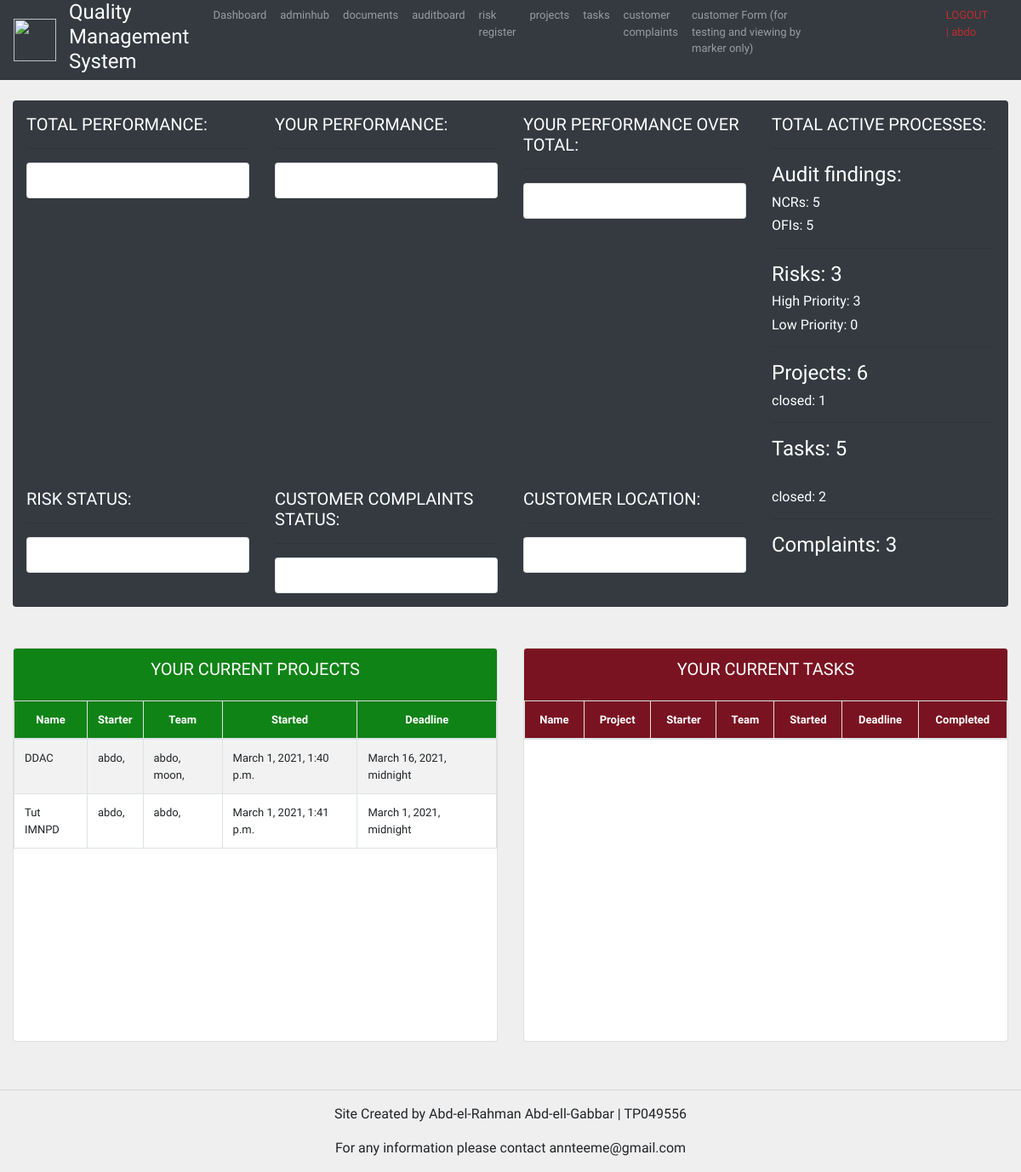
The app's page / (signed in) with its own data.
### projects/models.py (models this page shows, shortened)
class Project(models.Model):
    creator = models.ForeignKey(settings.AUTH_USER_MODEL, on_delete=models.NOT_PROVIDED)
    name = models.CharField(max_length=250, null=False)
    sponsors = models.CharField(max_length=250, blank=True, null=True)
    scope = models.TextField(blank=True, null=True)
    description = models.TextField(null=False)
    businessCase = models.TextField(blank=True, null=True)
    budget = models.DecimalField(decimal_places=2, max_digits=10, blank=True, null=True)
    deadline = models.DateTimeField(null=True, blank=True)
    finished = models.BooleanField(default=False)
    team = models.ManyToManyField(User, related_name='pTeam')
    dateCreated = models.DateTimeField(auto_now_add=True)
    dateUpdated = models.DateTimeField(auto_now_add=True)
    dateFinished = models.DateTimeField(null=True, blank=True)

### acc/decorators.py (the view)
    def wrapper_func(request, *args, **kwargs):
        group = None
        if request.user.groups.exists():
            group =  request.user.groups.all()[0].name
        if group == 'Employee':
            return redirect ('user')
        else:
            return view_func(request, *args, **kwargs)

### acc/templates/dashboard.html (shortened to what this page needs)
{%  extends 'Base.html' %}
{% block content %}
<br>
<div class="container-md rounded p-3 bg-dark text-white">
	<div class="row">
		<div class="col-sm-3">
			<h5>TOTAL PERFORMANCE:</h5>
			<hr>
			<div class="card card-body">
			</div>
		</div>
		<div class="col-sm-3">
			<h5>YOUR PERFORMANCE:</h5>
			<hr>
			<div class="card card-body">
			</div>
		</div>
		<div class="col-sm-3">
			<h5>YOUR PERFORMANCE OVER TOTAL:</h5>
			<hr>
			<div class="card card-body">
			</div>
		</div>
		<div class="col-sm-3">
			<h5>TOTAL ACTIVE PROCESSES:</h5>
			<hr>
			<h4>Audit findings: </h4><h6>NCRs: {{reportsNCR}}</h6><h6>OFIs: {{reportsOFI}}</h6>
			<hr>
			<h4>Risks: {{risksT}}</h4><h6>High Priority: {{risksH}}</h6><h6>Low Priority: {{risksL}}</h6>
			<hr>
			<h4>Projects: {{pobjsF}}</h4><h6>closed: {{pobjsT}}</h6>
			<hr>
			<h4>Tasks: {{tasksF}}</h4>
		</div>
	</div>
	<br>
	<div class="row">
		<div class="col-sm-3">
			<h5>RISK STATUS:</h5>
			<hr>
			<div class="card card-body">
			</div>
		</div>
		<div class="col-sm-3">
			<h5>CUSTOMER COMPLAINTS STATUS:</h5>
			<hr>
			<div class="card card-body">
			</div>
		</div>
		<div class="col-sm-3">
			<h5>CUSTOMER LOCATION:</h5>
			<hr>
			<div class="card card-body">
			</div>
		</div>
		<div class="col-sm-3">
			<h6>closed: {{tasksT}}</h6>
			<hr>
			<h4>Complaints: {{custsT}}</h4>
		</div>
	</div>
</div>
<br>
<br>
<div class="row">
	<div class="col md-6">
		<div class="card text-center mb-3">
			<div class="card-header"  id="table-title1">
				<h5 class="card-title"> YOUR CURRENT PROJECTS</h5>
			</div>
			<div id="table-short">
				<table class="table table-bordered table-striped table-bordered projects" style="width: 100% " style="">
					<thead>
						<tr id="table-title1">
							<th>Name</th>
							<th>Starter</th>
							<th>Team</th>
							<th>Started</th>
							<th>Deadline</th>
						</tr>
					</thead>
					<tbody id="table-font" >
					{% for p in pobjs %}
						{% if p.finished == False %}
							{% for team in p.team.all %}
								{% if team == request.user or creator == request.user %}
									<tr >
									<td>{{p.name}}</td>
									<td>{{p.creator}}, </td>
									<td>
									{% for team in p.team.all %}
										{{team}},
									{% endfor %}
									</td>
									<td>{{p.dateCreated}}</td>
									<td>{{p.deadline}}</td>
								{% endif %}
							{% endfor %}
						{% endif %}
					{% endfor %}
					</tbody>
				</table>
			</div>
		</div>
	</div>
	<div class="col md-6">
		<div class="card text-center mb-3">
			<div class="card-header"  id="table-title2">
				<h5 class="card-title"> YOUR CURRENT TASKS</h5>
			</div>
			<div id="table-short">
				<table class="table table-striped table-bordered projects" style="width: 100%">
					<thead>
						<tr id="table-title2">
							<th>Name</th>
							<th>Project</th>
							<th>Starter</th>
							<th>Team</th>
							<th>Started</th>
							<th>Deadline</th>
							<th>Completed</th>
						</tr>
					</thead>
				</table>
			</div>
		</div>
	</div>
</div>
<br>
{% endblock %}

### templates/navbar.html (shortened to what this page needs)
{% load static %}
<nav class="navbar navbar-expand-lg navbar-dark bg-dark sticky-top py-0">
  <img src="{% static 'images/logo.png' %}" width="50" height="50" alt="">
  <div class="container-fluid">
    <div class="collapse navbar-collapse" id="navbarNav">
      <ul style="font-size: small;" class="navbar-nav">
        <li style="margin-right: 20px; color: white !important;" class="nav-item">
          <h4 aria-current="page">Quality Management System</a>
        </li>
        {% if request.user.is_staff or request.user.is_staff %}
        <li class="nav-item">
          <a class="nav-link" aria-current="page" href="{% url 'home' %}">Dashboard</a>
        </li>
        <li class="nav-item">
          <a class="nav-link" href="http://127.0.0.1:8000/admin/">adminhub</a>
        </li>
        <li class="nav-item">
          <a class="nav-link" href="{% url 'docboard' %}">documents</a>
        </li>
        <li class="nav-item">
          <a class="nav-link" href="{% url 'auditboard' %}">auditboard</a>
        </li>
        <li class="nav-item">
          <a class="nav-link" href="{% url 'risk' %}">risk register</a>
        </li>
        {% endif %}
        <li class="nav-item">
          <a class="nav-link" href="{% url 'projectCreate' %}">projects</a>
        </li>
        <li class="nav-item">
          <a class="nav-link" href="{% url 'taskCreate' %}">tasks</a>
        </li>
        <li class="nav-item">
          <a class="nav-link" href="{% url 'customerComplaints' %}">customer complaints</a>
        </li>
        <li class="nav-item">
          <a class="nav-link" href="{% url 'cust_form' %}">customer Form (for testing and viewing by marker only)</a>
        </li>
        <li class="nav-item">
          <a style="margin-left: 150px; color: rgb(189, 45, 45) !important;" class="nav-link"
            href="{% url 'logout'%}">LOGOUT | {{request.user}}</a>
        </li>
      </ul>
    </div>
  </div>
</nav>

### static/css/main.css (style rules this page uses)
body { background-color: #efefef; }

### templates/Base.html (style rules this page uses)
body { font-family: 'Quicksand', sans-serif !important; }

### acc/templates/dashboard.html (style rules this page uses)
#table-title1 { background-color: #108316; color: white; font-size:13px; text-align: center; }
#table-title2 { background-color: #7a1321; color: white; font-size:13px; text-align: center; }
#table-short { height: 400px; overflow-y: auto; }
#table-font { font-size:13px; text-align: left; }

### records on screen
Project: name "DDAC", creator "abdo", dateCreated "March 1, 2021, 1:40 p.m.", deadline "March 16, 2021, midnight"
Project: name "Tut IMNPD", creator "abdo", dateCreated "March 1, 2021, 1:41 p.m.", deadline "March 1, 2021, midnight"

### other values on screen
{{ request.user }} "abdo"
{{ reportsNCR }} "5"
{{ reportsOFI }} "5"
{{ risksT }} "3"
{{ risksH }} "3"
{{ risksL }} "0"
{{ pobjsF }} "6"
{{ pobjsT }} "1"
{{ tasksF }} "5"
{{ tasksT }} "2"
{{ custsT }} "3"
{{ team }} "abdo"
{{ team }} "moon"
